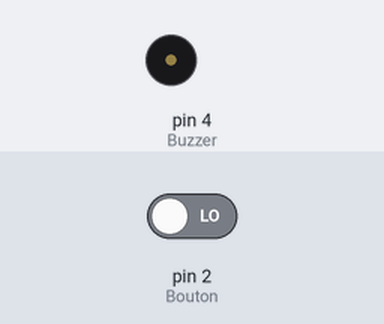
The sketch below on a simulated Arduino Uno, built with avr-gcc and run on an emulated ATmega328P. Parts: buzzer (waves = sounding, pin HIGH). The test bench sets the inputs (shaded band); at power-on: pin 2 (Bouton) LOW.

Above: at 1.2 s.
1.3 s: pin 2 (Bouton) driven HIGH
At 1.6 s:
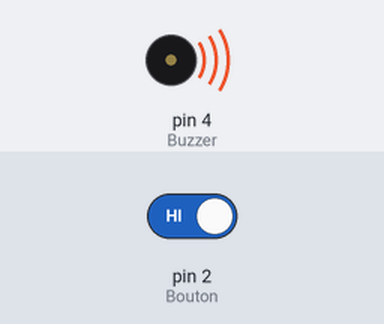
2.8 s: pin 2 (Bouton) driven LOW
At 4.0 s:
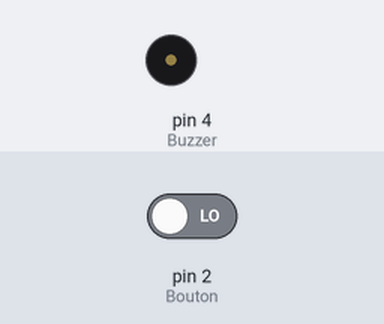
Timing chart, 0 to 5.8 s (numbered marks = the images above; inputs shaded):
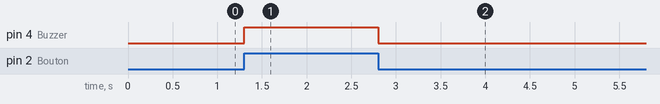

The sketch:

sketch_oct16c.ino
```cpp
/*
  Morse

  Un simple programme qui permets de faire un petit manipulateur morse.

  Il permet de voir l'utilisation :
    - d'une entrée  : D2
    - d'une sortie  : D3
    - d'un if


  Pierre HUGUET
  pierre.huguet.projets@gmail.com
  03/09/2014
*/

#include  <Wire.h>
#include <I2C_LCD.h>
#include <LiquidCrystal.h>
uint8_t I2C_LCD_ADDRESS = 0x51;

// Declaration des moyens Mnemoniques
#define Bouton  2
#define Buzzer  4
#define LCD  6


void setup()
{
  // Initialisation des entrée et des sorties
  pinMode(Bouton, INPUT);
  pinMode(LCD, OUTPUT);
  pinMode(Buzzer, OUTPUT);
}

// Boucle principale du programme
void loop()
{
  if (digitalRead(Bouton) == true)
  {
    digitalWrite(Buzzer, HIGH);   // turn the LED on (HIGH is the voltage level)
  }
  else
  {
    digitalWrite(Buzzer, LOW);   // turn the LED on (HIGH is the voltage level)
  }
}
```

Measured:
- after the input at 1.3 s, pin 4 (Buzzer): LOW → HIGH at once
- after the input at 2.8 s, pin 4 (Buzzer): HIGH → LOW at once
